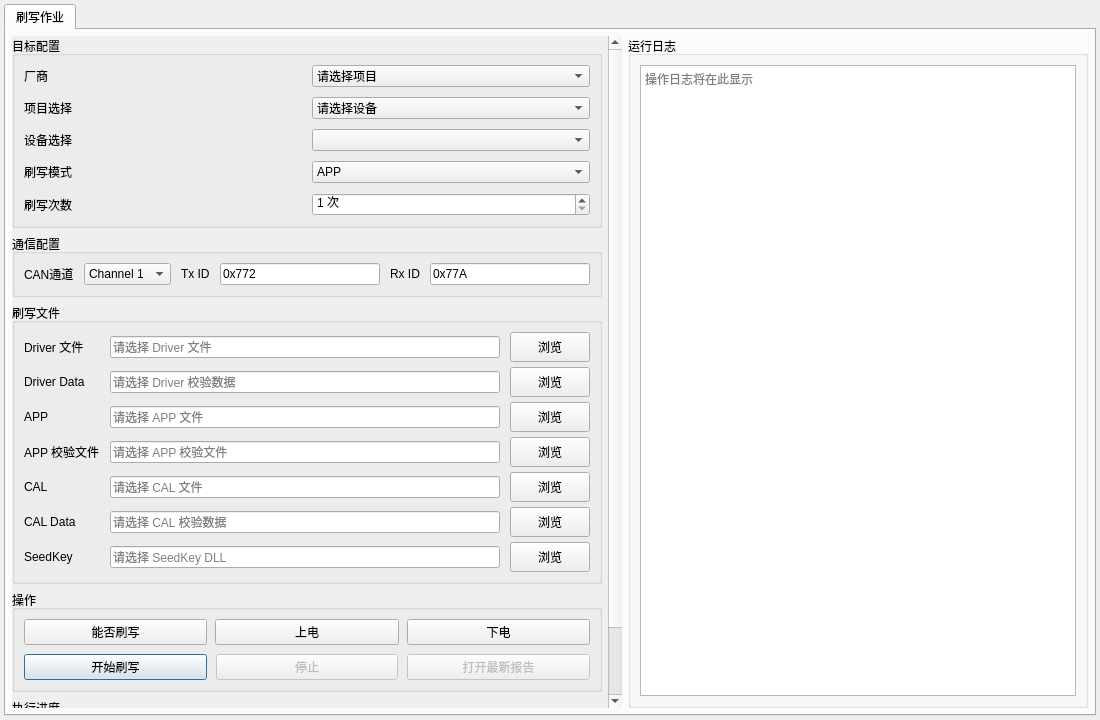
<?xml version="1.0" encoding="UTF-8"?>
<ui version="4.0">
 <class>MainWindow</class>
 <widget class="QMainWindow" name="MainWindow">
  <property name="geometry">
   <rect>
    <x>0</x>
    <y>0</y>
     <width>1100</width>
     <height>720</height>
   </rect>
  </property>
  <property name="minimumSize">
   <size>
     <width>900</width>
     <height>620</height>
   </size>
  </property>
  <property name="windowTitle">
   <string>UDS 通用刷写工具</string>
  </property>
  <widget class="QWidget" name="centralWidget">
   <layout class="QVBoxLayout" name="workspaceShellLayout">
    <property name="spacing">
     <number>0</number>
    </property>
    <property name="leftMargin">
     <number>4</number>
    </property>
    <property name="topMargin">
     <number>4</number>
    </property>
    <property name="rightMargin">
     <number>4</number>
    </property>
    <property name="bottomMargin">
     <number>4</number>
    </property>
    <item>
     <widget class="QTabWidget" name="workspaceTabWidget">
      <property name="currentIndex">
       <number>0</number>
      </property>
      <property name="documentMode">
        <bool>false</bool>
      </property>
      <widget class="QWidget" name="flashWorkspacePage">
       <attribute name="title">
        <string>刷写作业</string>
       </attribute>
       <layout class="QHBoxLayout" name="mainLayout" stretch="57,43">
      <property name="spacing">
       <number>6</number>
      </property>
    <property name="leftMargin">
      <number>6</number>
    </property>
    <property name="topMargin">
      <number>6</number>
    </property>
    <property name="rightMargin">
      <number>6</number>
    </property>
    <property name="bottomMargin">
      <number>6</number>
    </property>
    <item>
     <widget class="QScrollArea" name="configurationScrollArea">
      <property name="minimumSize">
       <size><width>500</width><height>0</height></size>
      </property>
      <property name="frameShape"><enum>QFrame::NoFrame</enum></property>
      <property name="horizontalScrollBarPolicy"><enum>Qt::ScrollBarAlwaysOff</enum></property>
      <property name="widgetResizable"><bool>true</bool></property>
      <widget class="QWidget" name="configurationScrollContents">
       <property name="geometry">
        <rect><x>0</x><y>0</y><width>500</width><height>600</height></rect>
       </property>
       <layout class="QVBoxLayout" name="configurationScrollLayout">
        <property name="leftMargin"><number>0</number></property>
        <property name="topMargin"><number>0</number></property>
        <property name="rightMargin"><number>6</number></property>
        <property name="bottomMargin"><number>0</number></property>
        <item>
         <widget class="QWidget" name="configurationPanel" native="true">
      <property name="minimumSize">
       <size>
         <width>500</width>
        <height>0</height>
       </size>
      </property>
      <layout class="QVBoxLayout" name="configurationLayout">
       <property name="spacing">
        <number>6</number>
       </property>
       <property name="leftMargin">
        <number>0</number>
       </property>
       <property name="topMargin">
        <number>0</number>
       </property>
       <property name="rightMargin">
        <number>0</number>
       </property>
       <property name="bottomMargin">
        <number>0</number>
       </property>
       <item>
        <widget class="QGroupBox" name="targetGroupBox">
         <property name="title">
          <string>目标配置</string>
         </property>
         <layout class="QGridLayout" name="targetGridLayout">
          <property name="horizontalSpacing">
           <number>10</number>
          </property>
          <property name="verticalSpacing">
           <number>10</number>
          </property>
          <item row="0" column="0">
           <widget class="QLabel" name="projectLabel">
            <property name="text">
              <string>厂商</string>
            </property>
           </widget>
          </item>
          <item row="0" column="1">
           <widget class="QComboBox" name="projectComboBox">
           <property name="minimumHeight">
             <number>30</number>
            </property>
            <item>
             <property name="text">
              <string>请选择项目</string>
             </property>
            </item>
           </widget>
          </item>
          <item row="1" column="0">
           <widget class="QLabel" name="deviceLabel">
            <property name="text">
             <string>项目选择</string>
            </property>
           </widget>
          </item>
          <item row="1" column="1">
           <widget class="QComboBox" name="deviceComboBox">
            <property name="minimumHeight">
             <number>30</number>
            </property>
            <item>
             <property name="text">
              <string>请选择设备</string>
             </property>
            </item>
           </widget>
          </item>
          <item row="2" column="0">
          <widget class="QLabel" name="radarLabel">
            <property name="text">
             <string>设备选择</string>
            </property>
           </widget>
          </item>
          <item row="2" column="1">
           <widget class="QComboBox" name="radarComboBox">
            <property name="minimumHeight">
             <number>30</number>
            </property>
           </widget>
          </item>
          <item row="3" column="0">
           <widget class="QLabel" name="entryModeLabel">
            <property name="text">
              <string>刷写模式</string>
            </property>
           </widget>
          </item>
           <item row="3" column="1">
           <widget class="QComboBox" name="entryModeComboBox">
            <property name="minimumHeight">
             <number>30</number>
            </property>
            <item>
             <property name="text">
              <string>APP</string>
             </property>
            </item>
            </widget>
           </item>
           <item row="4" column="0">
            <widget class="QLabel" name="repeatCountLabel">
             <property name="text">
              <string>刷写次数</string>
             </property>
            </widget>
           </item>
           <item row="4" column="1">
            <widget class="QSpinBox" name="repeatCountSpinBox">
             <property name="toolTip">
              <string>参考CANoe Para_Flash::Time；每次执行完整刷写流程，任一次失败即停止后续次数</string>
             </property>
             <property name="minimumHeight">
              <number>30</number>
             </property>
             <property name="minimum">
              <number>1</number>
             </property>
             <property name="maximum">
              <number>10000</number>
             </property>
             <property name="value">
              <number>1</number>
             </property>
             <property name="suffix">
              <string> 次</string>
             </property>
            </widget>
           </item>
         </layout>
        </widget>
       </item>
       <item>
        <widget class="QGroupBox" name="communicationGroupBox">
         <property name="title">
          <string>通信配置</string>
         </property>
         <layout class="QGridLayout" name="communicationGridLayout">
          <property name="horizontalSpacing">
           <number>10</number>
          </property>
          <property name="verticalSpacing">
           <number>10</number>
          </property>
          <item row="0" column="0">
           <widget class="QLabel" name="vectorChannelLabel">
            <property name="text">
             <string>CAN通道</string>
            </property>
           </widget>
          </item>
          <item row="0" column="1">
           <widget class="QComboBox" name="vectorChannelComboBox">
            <property name="minimumHeight">
             <number>30</number>
            </property>
            <property name="currentIndex">
             <number>0</number>
            </property>
            <item>
             <property name="text">
              <string>Channel 1</string>
             </property>
            </item>
            <item>
             <property name="text">
              <string>Channel 2</string>
             </property>
            </item>
            <item>
             <property name="text">
              <string>Channel 3</string>
             </property>
            </item>
            <item>
             <property name="text">
              <string>Channel 4</string>
             </property>
            </item>
           </widget>
          </item>
          <item row="0" column="2">
           <widget class="QLabel" name="txIdLabel">
            <property name="text">
             <string>Tx ID</string>
            </property>
           </widget>
          </item>
          <item row="0" column="3">
           <widget class="QLineEdit" name="txIdLineEdit">
            <property name="minimumHeight">
             <number>30</number>
            </property>
            <property name="text">
             <string>0x772</string>
            </property>
            <property name="maxLength">
             <number>10</number>
            </property>
           </widget>
          </item>
          <item row="0" column="4">
           <widget class="QLabel" name="rxIdLabel">
            <property name="text">
             <string>Rx ID</string>
            </property>
           </widget>
          </item>
          <item row="0" column="5">
           <widget class="QLineEdit" name="rxIdLineEdit">
            <property name="minimumHeight">
             <number>30</number>
            </property>
            <property name="text">
             <string>0x77A</string>
            </property>
            <property name="maxLength">
             <number>10</number>
            </property>
           </widget>
          </item>
         </layout>
        </widget>
       </item>
       <item>
        <widget class="QGroupBox" name="filesGroupBox">
          <property name="minimumHeight"><number>220</number></property>
          <property name="sizePolicy">
           <sizepolicy hsizetype="Preferred" vsizetype="Fixed">
            <horstretch>0</horstretch><verstretch>0</verstretch>
           </sizepolicy>
          </property>
         <property name="title">
          <string>刷写文件</string>
         </property>
         <layout class="QGridLayout" name="filesGridLayout">
          <property name="horizontalSpacing">
           <number>10</number>
          </property>
           <property name="verticalSpacing">
            <number>5</number>
          </property>
          <item row="0" column="0">
           <widget class="QLabel" name="driverPathLabel">
            <property name="text">
              <string>Driver 文件</string>
            </property>
           </widget>
          </item>
          <item row="0" column="1">
           <widget class="QLineEdit" name="driverPathLineEdit">
            <property name="minimumHeight">
             <number>30</number>
            </property>
            <property name="readOnly">
             <bool>true</bool>
            </property>
            <property name="placeholderText">
             <string>请选择 Driver 文件</string>
            </property>
           </widget>
          </item>
          <item row="0" column="2">
           <widget class="QPushButton" name="driverBrowseButton">
            <property name="minimumSize">
             <size>
              <width>78</width>
              <height>30</height>
             </size>
            </property>
            <property name="text">
              <string>浏览</string>
            </property>
           </widget>
          </item>
          <item row="2" column="0">
           <widget class="QLabel" name="appPathLabel">
            <property name="text">
             <string>APP</string>
            </property>
           </widget>
          </item>
          <item row="2" column="1">
           <widget class="QLineEdit" name="appPathLineEdit">
            <property name="minimumHeight">
             <number>30</number>
            </property>
            <property name="readOnly">
             <bool>true</bool>
            </property>
            <property name="placeholderText">
             <string>请选择 APP 文件</string>
            </property>
           </widget>
          </item>
          <item row="2" column="2">
           <widget class="QPushButton" name="appBrowseButton">
            <property name="minimumSize">
             <size>
              <width>78</width>
              <height>30</height>
             </size>
            </property>
            <property name="text">
              <string>浏览</string>
            </property>
           </widget>
          </item>
          <item row="4" column="0">
           <widget class="QLabel" name="calPathLabel">
            <property name="text">
             <string>CAL</string>
            </property>
           </widget>
          </item>
          <item row="4" column="1">
           <widget class="QLineEdit" name="calPathLineEdit">
            <property name="minimumHeight">
             <number>30</number>
            </property>
            <property name="readOnly">
             <bool>true</bool>
            </property>
            <property name="placeholderText">
             <string>请选择 CAL 文件</string>
            </property>
           </widget>
          </item>
          <item row="4" column="2">
           <widget class="QPushButton" name="calBrowseButton">
            <property name="minimumSize">
             <size>
              <width>78</width>
              <height>30</height>
             </size>
            </property>
            <property name="text">
              <string>浏览</string>
            </property>
           </widget>
          </item>
          <item row="6" column="0">
           <widget class="QLabel" name="seedKeyDllPathLabel">
            <property name="text">
             <string>SeedKey</string>
            </property>
           </widget>
          </item>
          <item row="6" column="1">
           <widget class="QLineEdit" name="seedKeyDllPathLineEdit">
            <property name="minimumHeight">
             <number>30</number>
            </property>
            <property name="readOnly">
             <bool>true</bool>
            </property>
            <property name="placeholderText">
             <string>请选择 SeedKey DLL</string>
            </property>
           </widget>
          </item>
          <item row="6" column="2">
           <widget class="QPushButton" name="seedKeyDllBrowseButton">
            <property name="minimumSize">
             <size>
              <width>78</width>
              <height>30</height>
             </size>
            </property>
             <property name="text">
              <string>浏览</string>
             </property>
           </widget>
          </item>
          <item row="1" column="0">
           <widget class="QLabel" name="driverVerifyPathLabel">
             <property name="text">
              <string>Driver Data</string>
             </property>
           </widget>
          </item>
          <item row="1" column="1">
           <widget class="QLineEdit" name="driverVerifyPathLineEdit">
            <property name="minimumHeight">
             <number>30</number>
            </property>
            <property name="readOnly">
             <bool>true</bool>
            </property>
            <property name="placeholderText">
             <string>请选择 Driver 校验数据</string>
            </property>
           </widget>
          </item>
          <item row="1" column="2">
           <widget class="QPushButton" name="driverVerifyBrowseButton">
            <property name="minimumSize">
             <size><width>78</width><height>30</height></size>
            </property>
             <property name="text"><string>浏览</string></property>
           </widget>
          </item>
          <item row="3" column="0">
           <widget class="QLabel" name="appVerifyPathLabel">
              <property name="text"><string>APP 校验文件</string></property>
           </widget>
          </item>
          <item row="3" column="1">
           <widget class="QLineEdit" name="appVerifyPathLineEdit">
            <property name="minimumHeight"><number>30</number></property>
            <property name="readOnly"><bool>true</bool></property>
             <property name="placeholderText"><string>请选择 APP 校验文件</string></property>
           </widget>
          </item>
          <item row="3" column="2">
           <widget class="QPushButton" name="appVerifyBrowseButton">
            <property name="minimumSize">
             <size><width>78</width><height>30</height></size>
            </property>
             <property name="text"><string>浏览</string></property>
           </widget>
          </item>
          <item row="5" column="0">
           <widget class="QLabel" name="calVerifyPathLabel">
             <property name="text"><string>CAL Data</string></property>
           </widget>
          </item>
          <item row="5" column="1">
           <widget class="QLineEdit" name="calVerifyPathLineEdit">
            <property name="minimumHeight"><number>30</number></property>
            <property name="readOnly"><bool>true</bool></property>
            <property name="placeholderText"><string>请选择 CAL 校验数据</string></property>
           </widget>
          </item>
          <item row="5" column="2">
           <widget class="QPushButton" name="calVerifyBrowseButton">
            <property name="minimumSize">
             <size><width>78</width><height>30</height></size>
            </property>
             <property name="text"><string>浏览</string></property>
           </widget>
          </item>
         </layout>
        </widget>
       </item>
       <item>
        <widget class="QGroupBox" name="operationsGroupBox">
         <property name="title">
          <string>操作</string>
         </property>
         <layout class="QVBoxLayout" name="operationsLayout">
          <property name="spacing">
           <number>9</number>
          </property>
          <item>
           <layout class="QHBoxLayout" name="secondaryActionsLayout">
            <property name="spacing">
             <number>8</number>
            </property>
            <item>
            <widget class="QPushButton" name="probeButton">
              <property name="toolTip">
               <string>通过ProbeController执行UDS在线探测</string>
              </property>
               <property name="text">
                <string>能否刷写</string>
               </property>
             </widget>
            </item>
            <item>
             <widget class="QPushButton" name="powerOnButton">
              <property name="toolTip">
               <string>仅对启用CANoe DOUT电源控制的Profile生效</string>
              </property>
              <property name="text">
               <string>上电</string>
              </property>
             </widget>
            </item>
            <item>
             <widget class="QPushButton" name="powerOffButton">
              <property name="toolTip">
               <string>仅对启用CANoe DOUT电源控制的Profile生效</string>
              </property>
              <property name="text">
               <string>下电</string>
              </property>
             </widget>
            </item>
           </layout>
          </item>
          <item>
           <layout class="QHBoxLayout" name="primaryActionsLayout">
            <item>
             <widget class="QPushButton" name="startFlashButton">
              <property name="toolTip">
               <string>通过FlashController执行完整刷写流程</string>
              </property>
               <property name="text"><string>开始刷写</string></property>
              <property name="default"><bool>true</bool></property>
             </widget>
            </item>
            <item>
             <widget class="QPushButton" name="stopButton">
              <property name="enabled"><bool>false</bool></property>
              <property name="text"><string>停止</string></property>
             </widget>
            </item>
            <item>
             <widget class="QPushButton" name="openReportButton">
              <property name="enabled"><bool>false</bool></property>
              <property name="text"><string>打开最新报告</string></property>
             </widget>
            </item>
           </layout>
          </item>
         </layout>
        </widget>
       </item>
       <item>
        <widget class="QGroupBox" name="progressGroupBox">
         <property name="title">
          <string>执行进度</string>
         </property>
         <layout class="QVBoxLayout" name="progressLayout">
          <property name="spacing">
           <number>7</number>
          </property>
          <item>
           <widget class="QLabel" name="progressStatusLabel">
            <property name="text">
             <string>界面就绪（探测与刷写均已连接）</string>
            </property>
           </widget>
          </item>
          <item>
           <widget class="QProgressBar" name="progressBar">
            <property name="minimum">
             <number>0</number>
            </property>
            <property name="maximum">
             <number>100</number>
            </property>
            <property name="value">
             <number>0</number>
            </property>
           </widget>
          </item>
         </layout>
        </widget>
       </item>
       <item>
        <spacer name="configurationBottomSpacer">
         <property name="orientation">
          <enum>Qt::Vertical</enum>
         </property>
         <property name="sizeHint" stdset="0">
          <size>
           <width>20</width>
           <height>10</height>
          </size>
         </property>
        </spacer>
       </item>
       </layout>
      </widget>
     </item>
    </layout>
    </widget>
   </widget>
     </item>
    <item>
     <widget class="QGroupBox" name="logGroupBox">
      <property name="minimumSize">
       <size>
        <width>380</width>
        <height>0</height>
       </size>
      </property>
      <property name="title">
       <string>运行日志</string>
      </property>
      <layout class="QVBoxLayout" name="logLayout">
       <item>
        <widget class="QPlainTextEdit" name="logPlainTextEdit">
         <property name="font">
          <font>
           <family>Consolas</family>
           <pointsize>9</pointsize>
          </font>
         </property>
         <property name="readOnly">
          <bool>true</bool>
         </property>
         <property name="placeholderText">
          <string>操作日志将在此显示</string>
         </property>
        </widget>
       </item>
      </layout>
     </widget>
     </item>
    </layout>
      </widget>
     </widget>
    </item>
   </layout>
   </widget>
  </widget>
 <tabstops>
  <tabstop>projectComboBox</tabstop>
  <tabstop>deviceComboBox</tabstop>
  <tabstop>radarComboBox</tabstop>
  <tabstop>vectorChannelComboBox</tabstop>
  <tabstop>txIdLineEdit</tabstop>
  <tabstop>rxIdLineEdit</tabstop>
  <tabstop>driverBrowseButton</tabstop>
  <tabstop>appBrowseButton</tabstop>
  <tabstop>calBrowseButton</tabstop>
  <tabstop>seedKeyDllBrowseButton</tabstop>
  <tabstop>probeButton</tabstop>
  <tabstop>powerOnButton</tabstop>
  <tabstop>powerOffButton</tabstop>
  <tabstop>startFlashButton</tabstop>
 </tabstops>
 <resources/>
 <connections/>
</ui>
